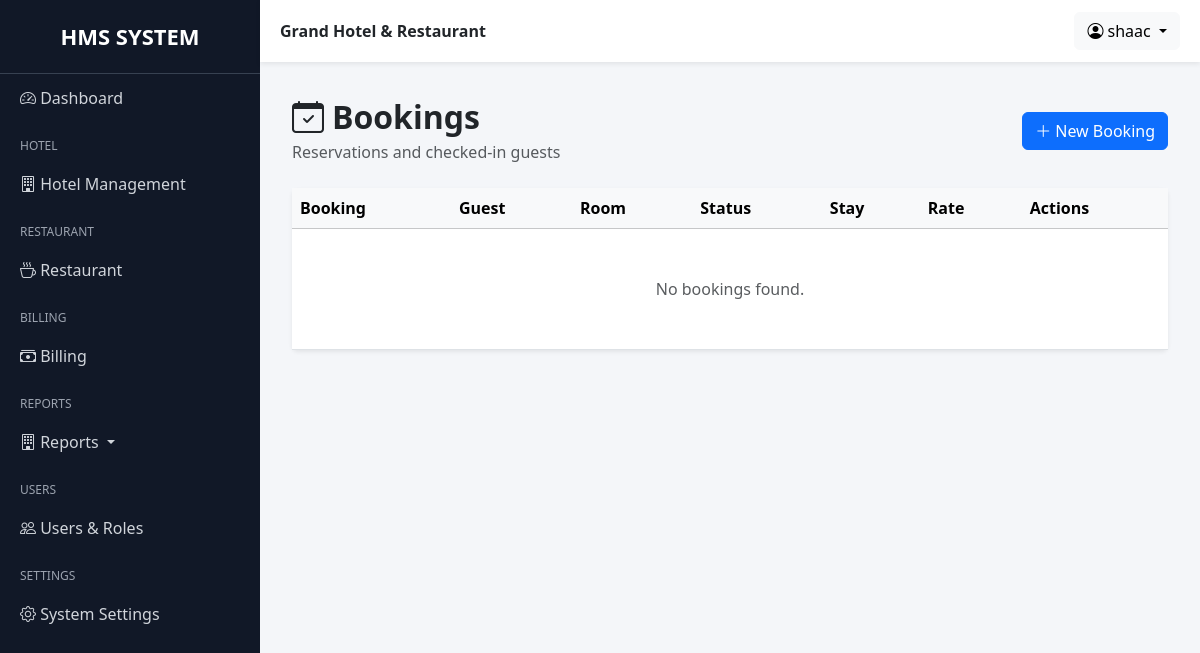
Before: /grand/bookings/ (signed in) with the older database file.
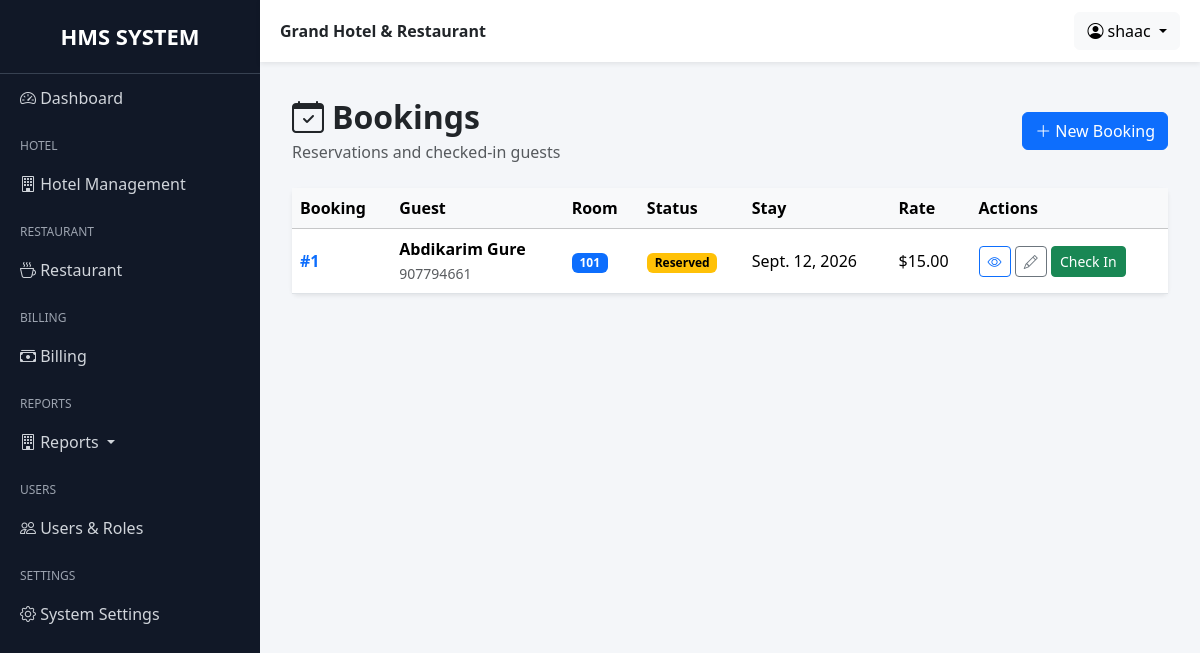
After: the same page with the newer database file.
### hotel/models.py (models this page shows, shortened)
class Booking(models.Model):
    BOOKING_STATUS = (
        ("reserved", "Reserved"),
        ("checked_in", "Checked In"),
        ("checked_out", "Checked Out"),
        ("cancelled", "Cancelled"),
    )
    guest = models.ForeignKey(Guest, on_delete=models.PROTECT)
    room = models.ForeignKey(Room, on_delete=models.PROTECT)
    check_in = models.DateField()
    check_out = models.DateField(blank=True, null=True)
    status = models.CharField(max_length=20, default="checked_in")
    with_ac = models.BooleanField(default=False)
    room_price = models.DecimalField(max_digits=8, decimal_places=2, blank=True, null=True)
    actual_check_in_at = models.DateTimeField(null=True, blank=True)
    actual_check_out_at = models.DateTimeField(null=True, blank=True)
    late_checkout_approved = models.BooleanField(default=False)
    late_checkout_charge = models.DecimalField(max_digits=8, decimal_places=2, default=Decimal("0.00"))
    created = models.DateTimeField(auto_now_add=True)
    created_by = models.ForeignKey(User, on_delete=models.SET_NULL, null=True, blank=True)
    updated = models.DateTimeField(auto_now=True)
    updated_by = models.ForeignKey(
        User, on_delete=models.SET_NULL, null=True, blank=True,
        related_name="booking_updated_by"
    )

class Guest(models.Model):
    first_name = models.CharField(max_length=100)
    last_name = models.CharField(max_length=100)
    phone = models.CharField(max_length=20)
    email = models.EmailField(blank=True, null=True)
    address = models.CharField(max_length=200, blank=True)
    created = models.DateTimeField(auto_now_add=True, blank=True, null=True)
    created_by = models.ForeignKey(User, on_delete=models.SET_NULL, null=True, blank=True)
    def __str__(self):
        return f"{self.first_name} {self.last_name}"

class Room(models.Model):
    ROOM_TYPES = (
        ("single", "Single"),
        ("double", "Double"),
        ("suite", "Suite"),
    )
    ROOM_STATUS = (
        ("available", "Available"),
        ("reserved", "Reserved"),
        ("occupied", "Occupied"),
        ("cleaning", "Cleaning"),
        ("maintenance", "Maintenance"),
        ("out_of_order", "Out of Order"),
    )
    number = models.IntegerField(unique=True)
    room_type = models.CharField(max_length=20, choices=ROOM_TYPES)
    price = models.DecimalField(max_digits=8, decimal_places=2)
    price_with_ac = models.DecimalField(max_digits=8, decimal_places=2)
    is_available = models.BooleanField(default=True)
    status = models.CharField(max_length=20, choices=ROOM_STATUS, default="available")
    created = models.DateTimeField(auto_now_add=True, blank=True, null=True)
    created_by = models.ForeignKey(User, on_delete=models.SET_NULL, null=True, blank=True)

### hotel/views.py (the view)
# urls.py: path('bookings/', BookingListView.as_view(), name='booking_list'),
class BookingListView(LoginRequiredMixin, RoleRequiredMixin, ListView):
    allowed_roles = ROLES
    model = Booking
    template_name = "hotel/booking_list.html"
    context_object_name = "bookings"
    def get_queryset(self):
        return Booking.objects.filter(
            status__in=["reserved", "checked_in"]
        ).select_related("guest", "room").prefetch_related("room_stays").order_by("-check_in", "-id")

### accounts/mixins.py (called while the page is built)
    def dispatch(self, request, *args, **kwargs):
        if not request.user.is_authenticated:
            return redirect("login")
        if not hasattr(request.user, "userprofile"):
            return redirect("no_permission")
        if request.user.userprofile.role not in self.allowed_roles:
            return redirect("no_permission")
        return super().dispatch(request, *args, **kwargs)

### templates/hotel/booking_list.html (shortened to what this page needs)
{% extends "base.html" %}
{% block content %}
<div class="container-fluid py-3">
  <div class="d-flex flex-wrap justify-content-between align-items-center mb-4 gap-2">
    <div><h2 class="fw-bold mb-1"><i class="bi bi-calendar-check me-2"></i>Bookings</h2><div class="text-muted">Reservations and checked-in guests</div></div>
    <a href="{% url 'booking_add' %}" class="btn btn-primary"><i class="bi bi-plus-lg me-1"></i>New Booking</a>
  </div>
  <div class="card border-0 shadow-sm">
    <div class="table-responsive">
      <table class="table table-hover align-middle mb-0">
        <thead class="table-light"><tr><th>Booking</th><th>Guest</th><th>Room</th><th>Status</th><th>Stay</th><th>Rate</th><th>Actions</th></tr></thead>
        <tbody>
        {% for booking in bookings %}
          <tr>
            <td><a class="fw-bold text-decoration-none" href="{% url 'booking_detail' booking.id %}">#{{ booking.id }}</a></td>
            <td><strong>{{ booking.guest }}</strong><br><small class="text-muted">{{ booking.guest.phone }}</small></td>
            <td><span class="badge text-bg-primary">{{ booking.room.number }}</span>{% if booking.with_ac %} <span class="badge text-bg-success">AC</span>{% endif %}</td>
            <td>{% if booking.status == 'checked_in' %}<span class="badge text-bg-success">Checked In</span>{% else %}<span class="badge text-bg-warning">Reserved</span>{% endif %}</td>
            <td>{{ booking.check_in }}{% if booking.check_out %}<br><small>→ {{ booking.check_out }}</small>{% endif %}</td>
            <td>${{ booking.room_price|floatformat:2 }}</td>
            <td class="text-nowrap">
              <a href="{% url 'booking_detail' booking.id %}" class="btn btn-sm btn-outline-primary" title="Open"><i class="bi bi-eye"></i></a>
              <a href="{% url 'booking_update' booking.id %}" class="btn btn-sm btn-outline-secondary" title="Edit"><i class="bi bi-pencil"></i></a>
              {% if booking.status == 'reserved' %}<a href="{% url 'check_in' booking.id %}" class="btn btn-sm btn-success">Check In</a>{% else %}<a href="{% url 'room_transfer' booking.id %}" class="btn btn-sm btn-outline-warning" title="Transfer"><i class="bi bi-arrow-left-right"></i></a><a href="{% url 'booking_check_out' booking.id %}" class="btn btn-sm btn-danger">Checkout</a>{% endif %}
            </td>
          </tr>
        {% empty %}<tr><td colspan="7" class="text-center py-5 text-muted">No bookings found.</td></tr>{% endfor %}
        </tbody>
      </table>
    </div>
  </div>
</div>
{% endblock %}

### templates/base.html (shortened to what this page needs)
{% load static %}
<!DOCTYPE html>
<html lang="en">
<head>
    <link
        href="https://cdn.jsdelivr.net/npm/bootstrap@5.3.3/dist/css/bootstrap.min.css"
        rel="stylesheet">
    <link
        rel="stylesheet"
        href="https://cdn.jsdelivr.net/npm/bootstrap-icons@1.11.3/font/bootstrap-icons.min.css">
</head>
<body>
<div class="sidebar"
     id="sidebar">
    <div class="logo">
        HMS SYSTEM
    </div>
    <a href="">
        <i class="bi bi-speedometer2"></i>
        Dashboard
    </a>
    <div class="menu-title">
        Hotel
    </div>
    <a data-bs-toggle="collapse"
       href="#hotelMenu">
        <i class="bi bi-building"></i>
        Hotel Management
    </a>
    <div class="menu-title">
        Restaurant
    </div>
    <a data-bs-toggle="collapse"
       href="#restaurantMenu">
        <i class="bi bi-cup-hot"></i>
        Restaurant
    </a>
    <div class="menu-title">
        Billing
    </div>
    <a data-bs-toggle="collapse"
       href="#billingMenu">
        <i class="bi bi-cash-stack"></i>
        Billing
    </a>
    <div class="menu-title">Reports</div>
    <a class="dropdown-toggle" data-bs-toggle="collapse" href="#reportMenu">
        <i class="bi bi-building"></i>
        Reports
    </a>
    <div class="menu-title">
        Users
    </div>
    <a data-bs-toggle="collapse"
       href="#usersMenu">
        <i class="bi bi-people"></i>
        Users & Roles
    </a>
    <div class="menu-title">
        Settings
    </div>
    <a href="">
        <i class="bi bi-gear"></i>
        System Settings
    </a>
</div>
<div class="main-content">
    <div class="topbar d-flex justify-content-between align-items-center">
        <div>
            <strong>
                Grand Hotel & Restaurant
            </strong>
        </div>
        <div class="dropdown">
            <button class="btn btn-light dropdown-toggle"
                    data-bs-toggle="dropdown">
                <i class="bi bi-person-circle"></i>
                {{ request.user }}
            </button>
        </div>
    </div>
    <div class="page-content">
        {% block content %}
        {% endblock %}
    </div>
</div>
</body>
</html>

### templates/base.html (style rules this page uses)
body { overflow-x: hidden; background: #f4f6f9; }
.sidebar { width: 260px; min-height: 100vh; background: #111827; position: fixed; top: 0; left: 0; overflow-y: auto; overflow-x: hidden; scrollbar-width:thin; }
.sidebar .logo { padding: 20px; font-size: 22px; font-weight: bold; text-align: center; color: #fff; border-bottom: 1px solid #374151; }
.sidebar a { color: #d1d5db; text-decoration: none; display: block; padding: 12px 20px; transition: 0.3s; }
.sidebar .menu-title { color: #9ca3af; font-size: 12px; text-transform: uppercase; padding: 15px 20px 5px; }
.main-content { margin-left: 260px; min-height: 100vh; }
.topbar { background: white; padding: 12px 20px; box-shadow: 0 2px 5px rgba(0,0,0,0.08); position: sticky; top: 0; z-index: 1000; }
.page-content { padding: 20px; }

Changed rows visible on the page:
added Booking: id "1", guest "Abdikarim Gure", guest.phone "907794661", room.number "101", status "Reserved", check_in "Sept. 12, 2026", room_price "15.00"
Other visible differences:
text no longer shown: "No bookings found."
